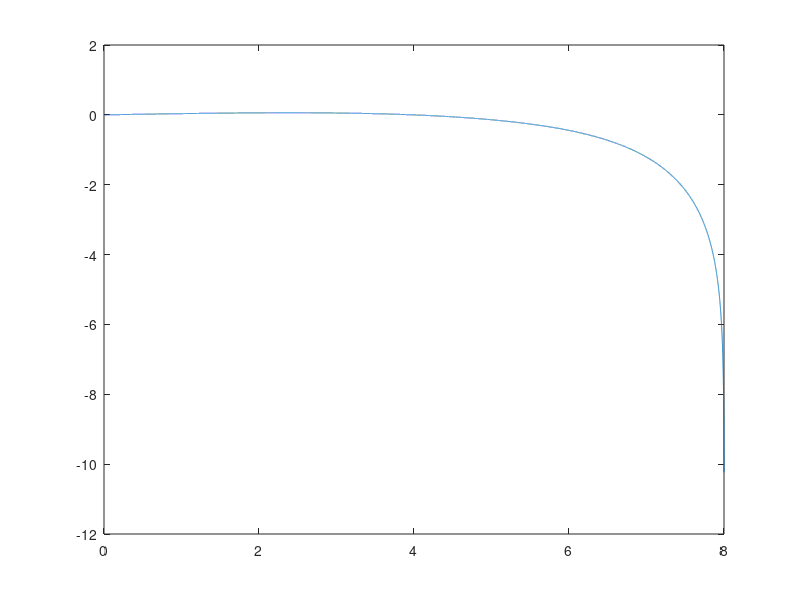

This chart was generated by the following MATLAB code: (Note: this script raises an error after producing the figure.)
clear all;
close all;

var8 = 8/3;
sq_var8 = sqrt(var8);

t = -1:1/2^12:1;
t8_hr = -8:1/2^12:8;

updf = pdf('uniform',t,-1,1);

%Compute the PDF for n = 8 in high resolution
%High resolution PDF ensures more accuracy at the edges after convolution
pdf2 = conv(updf,updf);
pdf4 = conv(pdf2,pdf2);
pdf8_hr = conv(pdf4,pdf4);
pdf8_hr = pdf8_hr/max(pdf8_hr );
pdf8_hr = [pdf8_hr(1:end/2) pdf8_hr(end/2+1:end)];
t8_hr =t8_hr(1:end-1) ;



%Compute the Error in PDF_n3 by inverse gaussian equation (High Rate)
pdf8_hr_old = pdf8_hr; %Save t8_hr for future
t8_hr_old = t8_hr; %Save t8_hr for future
t8_hr = t8_hr(end/2+1:end); %Take only positive side
pdf8_hr = pdf8_hr(end/2+1:end)* 1/sqrt(2*pi * var8);%Take only positive side

xg8_hr = sqrt(-2 * var8 * log(sqrt(2*pi * var8) * pdf8_hr));
ref8_hr =  exp(-xg8_hr.^2/(2*var8))* (1/(sqrt(2* pi * var8)));
err_n8_hr = (t8_hr-xg8_hr);


figure;
plot(t8_hr, err_n8_hr);


x_nl = [0, 1, 2, 3, 4, 5.118, 5.96, 6.566, 6.938, 7.252, 7.476, 7.634, 7.743, 7.812, 7.848, 7.872, 7.888, 7.904, 7.916, 7.924, 7.932];
y_nl = [0, 0.03518, 0.05775, 0.05269, -0.001297, -0.1653, -0.4272, -0.7791, -1.134, -1.593, -2.089, -2.606, -3.121, -3.578, -3.881, -4.13, -4.321, -4.525, -4.717, -4.855, -5.004];			


x_nl = fi(x_nl,1,16,12); hex(x_nl')
x_nl= double(x_nl);
hold;
plot(x_nl, y_nl,'r');


for i = 2:21
    p = polyfit(x_nl(i-1:i), y_nl(i-1:i), 1);
    M(i-1) = p(1);
    C(i-1) = p(2);
end


M = ((1-M)/ sq_var8) *1.018;
C = (-C/ sq_var8)*1.018;

M(7) = M(7) *1.006;
C(7) = C(7) *1.006;
M(8) = M(8) *1.009;
C(8) = C(8) *1.009;
M(9) = M(9) *1.014;
C(9) = C(9) *1.014;
M(10) = M(10) *1.015;
C(10) = C(10) *1.015;
M(11) = M(11) *1.016;
C(11) = C(11) *1.016;
M(12) = M(12) *1.020;
C(12) = C(12) *1.020;
M(13) = M(13) *1.022;
C(13) = C(13) *1.022;
M(14) = M(14) *1.024;
C(14) = C(14) *1.024;
M(15:end) = M(15:end) *1.026;
C(15:end) = C(15:end) *1.026;

M= fi(M,1,18,13); bin(M')
C= fi(C,1,18,10); bin(C')
M= double(M);
C= double(C);
figure;plot(M);
figure;plot(C);
x_nl = x_nl(2:end);
y_nl = y_nl(2:end);
t8_corr = zeros(1,32768);
for i = 1:32768
    if (t8_hr(i) < x_nl(1))
        t8_corr(i) = M(1) * t8_hr(i) + C(1); 
    elseif(t8_hr(i) < x_nl(2)) 
        t8_corr(i) = M(2) * t8_hr(i) + C(2);
    elseif(t8_hr(i) < x_nl(3))
        t8_corr(i) = M(3) * t8_hr(i) + C(3); 
    elseif(t8_hr(i) < x_nl(4))
        t8_corr(i) = M(4) * t8_hr(i) + C(4); 
    elseif(t8_hr(i) < x_nl(5))
        t8_corr(i) = M(5) * t8_hr(i) + C(5); 
    elseif(t8_hr(i) < x_nl(6))
        t8_corr(i) = M(6) * t8_hr(i) + C(6);
    elseif(t8_hr(i) < x_nl(7))
        t8_corr(i) = M(7) * t8_hr(i) + C(7);
    elseif(t8_hr(i) < x_nl(8))
        t8_corr(i) = M(8) * t8_hr(i) + C(8);
    elseif(t8_hr(i) < x_nl(9))
        t8_corr(i) = M(9) * t8_hr(i) + C(9);
    elseif(t8_hr(i) < x_nl(10))
        t8_corr(i) = M(10) * t8_hr(i) + C(10);
    elseif(t8_hr(i) < x_nl(11))
        t8_corr(i) = M(11) * t8_hr(i) + C(11);
    elseif(t8_hr(i) < x_nl(12))
        t8_corr(i) = M(12) * t8_hr(i) + C(12);
    elseif(t8_hr(i) < x_nl(13))
        t8_corr(i) = M(13) * t8_hr(i) + C(13);
    elseif(t8_hr(i) < x_nl(14))
        t8_corr(i) = M(14) * t8_hr(i) + C(14);
    elseif(t8_hr(i) < x_nl(15))
        t8_corr(i) = M(15) * t8_hr(i) + C(15);
    elseif(t8_hr(i) < x_nl(16))
        t8_corr(i) = M(16) * t8_hr(i) + C(16);
    elseif(t8_hr(i) < x_nl(17))
        t8_corr(i) = M(17) * t8_hr(i) + C(17);
    elseif(t8_hr(i) < x_nl(18))
        t8_corr(i) = M(18) * t8_hr(i) + C(18);
    elseif(t8_hr(i) < x_nl(19))
        t8_corr(i) = M(19) * t8_hr(i) + C(19);
    else
        t8_corr(i) = M(20) * t8_hr(i) + C(20);
    end
end




%Compute Gaussian PDF
bins = 0:1/2^5:12;
ref = pdf('Normal',bins,0,1);
pdf8_hr = pdf8_hr/max(pdf8_hr)*max(ref);

figure;
semilogy(bins, ref);hold
semilogy(t8_corr, pdf8_hr,'r.');
semilogy((t8_hr- err_n8_hr)/ sq_var8, pdf8_hr,'g.');

save('M.mat', 'M');
save('C.mat', 'C');
save('t8_corr.mat', 't8_corr');
save('pdf8_hr.mat', 'pdf8_hr');

Match_ref